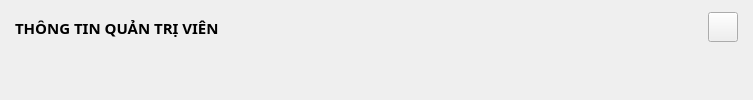
         <widget class="QWidget" name="admins_popup">
          <property name="styleSheet">
           <string notr="true"/>
          </property>
          <layout class="QVBoxLayout" name="verticalLayout_9">
           <property name="spacing">
            <number>5</number>
           </property>
           <property name="leftMargin">
            <number>10</number>
           </property>
           <property name="topMargin">
            <number>10</number>
           </property>
           <property name="rightMargin">
            <number>10</number>
           </property>
           <property name="bottomMargin">
            <number>10</number>
           </property>
           <item>
            <widget class="QWidget" name="head_admins" native="true">
             <property name="maximumSize">
              <size>
               <width>16777215</width>
               <height>35</height>
              </size>
             </property>
             <property name="styleSheet">
              <string notr="true"/>
             </property>
             <layout class="QHBoxLayout" name="horizontalLayout_3">
              <property name="spacing">
               <number>5</number>
              </property>
              <property name="leftMargin">
               <number>5</number>
              </property>
              <property name="topMargin">
               <number>0</number>
              </property>
              <property name="rightMargin">
               <number>5</number>
              </property>
              <property name="bottomMargin">
               <number>0</number>
              </property>
              <item>
               <widget class="QLabel" name="admin_label">
                <property name="font">
                 <font>
                  <family>Cascadia Code</family>
                  <pointsize>11</pointsize>
                  <weight>75</weight>
                  <bold>true</bold>
                 </font>
                </property>
                <property name="text">
                 <string>THÔNG TIN QUẢN TRỊ VIÊN</string>
                </property>
               </widget>
              </item>
              <item>
               <spacer name="horizontalSpacer">
                <property name="orientation">
                 <enum>Qt::Horizontal</enum>
                </property>
                <property name="sizeHint" stdset="0">
                 <size>
                  <width>484</width>
                  <height>20</height>
                 </size>
                </property>
               </spacer>
              </item>
              <item>
               <widget class="QPushButton" name="admins_exit_btn">
                <property name="maximumSize">
                 <size>
                  <width>30</width>
                  <height>30</height>
                 </size>
                </property>
                <property name="text">
                 <string/>
                </property>
                <property name="icon">
                 <iconset resource="../resources/resources.qrc">
                  <normaloff>:/icon-EC8482/EC8482/x-octagon.svg</normaloff>:/icon-EC8482/EC8482/x-octagon.svg</iconset>
                </property>
                <property name="iconSize">
                 <size>
                  <width>30</width>
                  <height>30</height>
                 </size>
                </property>
               </widget>
              </item>
             </layout>
            </widget>
           </item>
           <item>
            <widget class="QWidget" name="body_admins" native="true">
             <property name="styleSheet">
              <string notr="true"/>
             </property>
             <widget class="QLineEdit" name="admin_id_text">
              <property name="enabled">
               <bool>false</bool>
              </property>
              <property name="geometry">
               <rect>
                <x>30</x>
                <y>100</y>
                <width>351</width>
                <height>31</height>
               </rect>
              </property>
              <property name="font">
               <font>
                <family>Cascadia Code</family>
                <pointsize>11</pointsize>
                <weight>50</weight>
                <bold>false</bold>
               </font>
              </property>
              <property name="styleSheet">
               <string notr="true">background-color: rgb(255, 255, 255);</string>
              </property>
             </widget>
             <widget class="QLineEdit" name="admin_username_text">
              <property name="geometry">
               <rect>
                <x>30</x>
                <y>200</y>
                <width>351</width>
                <height>31</height>
               </rect>
              </property>
              <property name="font">
               <font>
                <family>Cascadia Code</family>
                <pointsize>11</pointsize>
                <weight>50</weight>
                <bold>false</bold>
               </font>
              </property>
              <property name="styleSheet">
               <string notr="true">background-color: rgb(255, 255, 255);</string>
              </property>
             </widget>
             <widget class="QLineEdit" name="admin_password_text">
              <property name="geometry">
               <rect>
                <x>30</x>
                <y>300</y>
                <width>351</width>
                <height>31</height>
               </rect>
              </property>
              <property name="font">
               <font>
                <family>Cascadia Code</family>
                <pointsize>11</pointsize>
                <weight>50</weight>
                <bold>false</bold>
               </font>
              </property>
              <property name="styleSheet">
               <string notr="true">background-color: rgb(255, 255, 255);</string>
              </property>
             </widget>
             <widget class="QLabel" name="admin_id_label">
              <property name="geometry">
               <rect>
                <x>40</x>
                <y>60</y>
                <width>201</width>
                <height>31</height>
               </rect>
              </property>
              <property name="font">
               <font>
                <family>Cascadia Code</family>
                <pointsize>11</pointsize>
                <weight>75</weight>
                <bold>true</bold>
               </font>
              </property>
              <property name="text">
               <string>Mã Quản trị viên</string>
              </property>
             </widget>
             <widget class="QLabel" name="admin_username_label">
              <property name="geometry">
               <rect>
                <x>40</x>
                <y>160</y>
                <width>201</width>
                <height>31</height>
               </rect>
              </property>
              <property name="font">
               <font>
                <family>Cascadia Code</family>
                <pointsize>11</pointsize>
                <weight>75</weight>
                <bold>true</bold>
               </font>
              </property>
              <property name="text">
               <string>Tài khoản</string>
              </property>
             </widget>
             <widget class="QLabel" name="admin_password_label">
              <property name="geometry">
               <rect>
                <x>40</x>
                <y>260</y>
                <width>201</width>
                <height>31</height>
               </rect>
              </property>
              <property name="font">
               <font>
                <family>Cascadia Code</family>
                <pointsize>11</pointsize>
                <weight>75</weight>
                <bold>true</bold>
               </font>
              </property>
              <property name="text">
               <string>Mật khẩu</string>
              </property>
             </widget>
             <widget class="QPushButton" name="admin_save_btn">
              <property name="geometry">
               <rect>
                <x>520</x>
                <y>390</y>
                <width>93</width>
                <height>28</height>
               </rect>
              </property>
              <property name="font">
               <font>
                <family>Cascadia Code</family>
                <pointsize>11</pointsize>
               </font>
              </property>
              <property name="styleSheet">
               <string notr="true">background-color: rgb(255, 255, 255);</string>
              </property>
              <property name="text">
               <string>Lưu</string>
              </property>
             </widget>
             <widget class="QPushButton" name="admin_refesh_btn">
              <property name="geometry">
               <rect>
                <x>650</x>
                <y>390</y>
                <width>93</width>
                <height>28</height>
               </rect>
              </property>
              <property name="font">
               <font>
                <family>Cascadia Code</family>
                <pointsize>11</pointsize>
               </font>
              </property>
              <property name="styleSheet">
               <string notr="true">background-color: rgb(255, 255, 255);</string>
              </property>
              <property name="text">
               <string>Làm mới</string>
              </property>
             </widget>
            </widget>
           </item>
          </layout>
         </widget>
